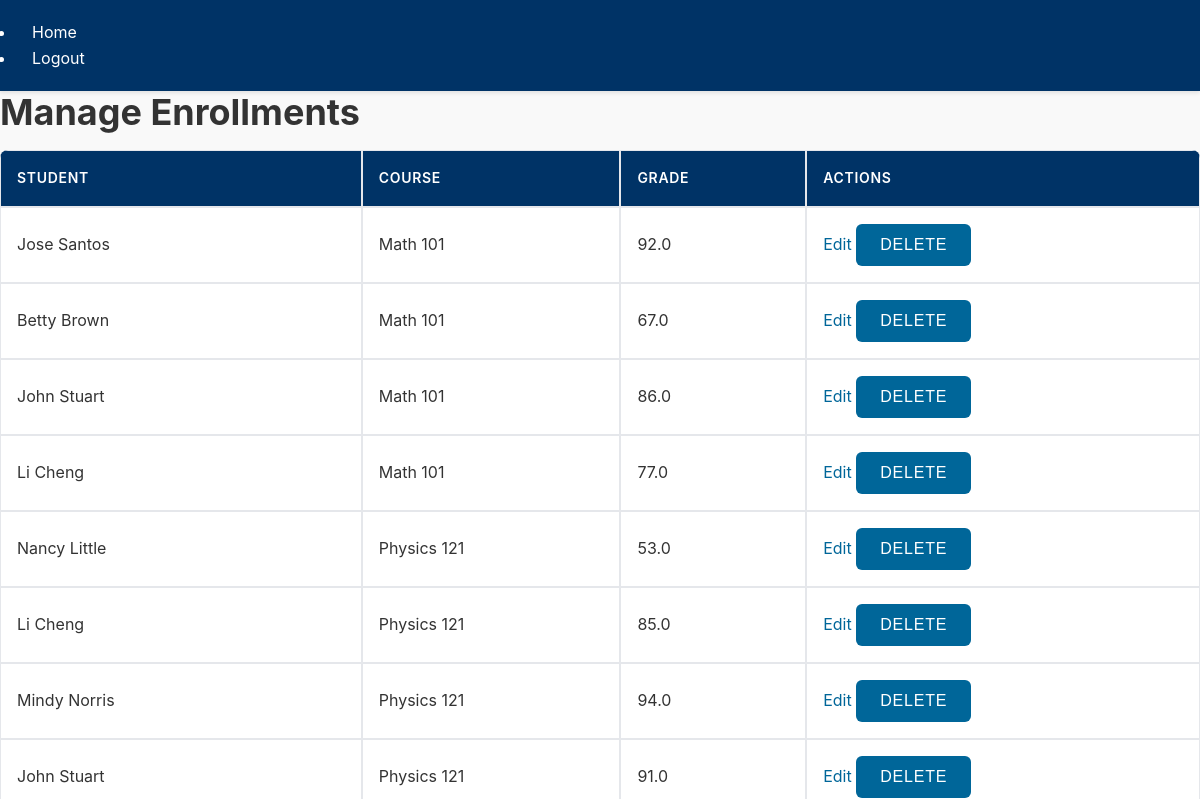
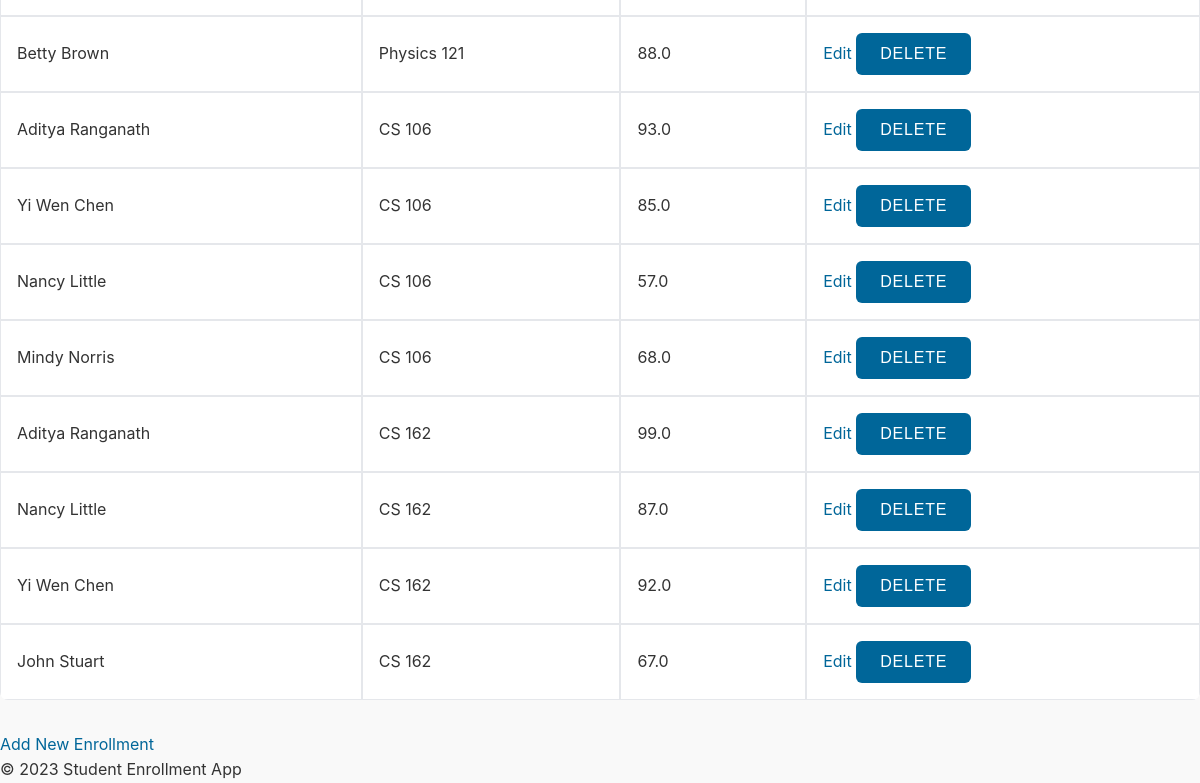
The page /admin/enrollments (signed in) on the database as committed earlier (2 pictures, top to bottom).
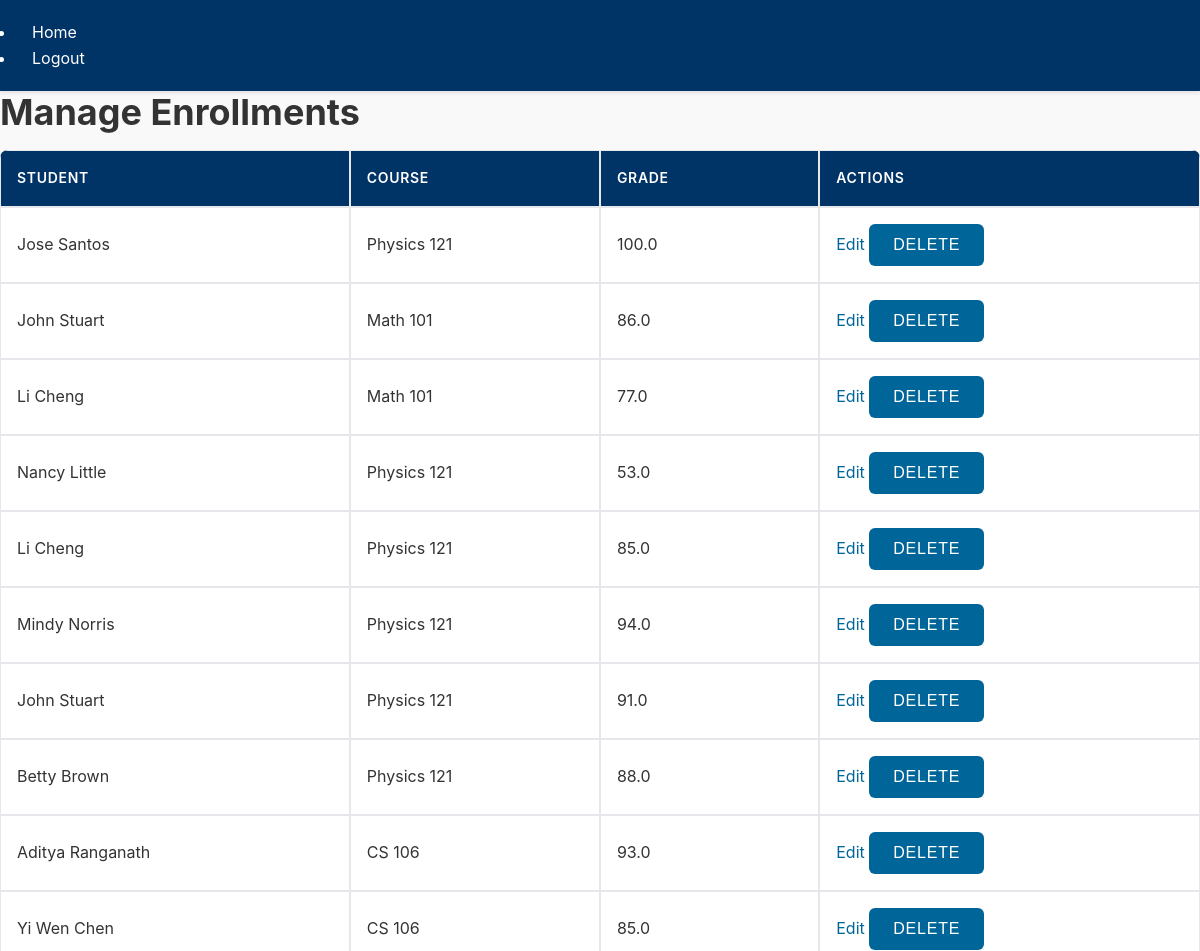
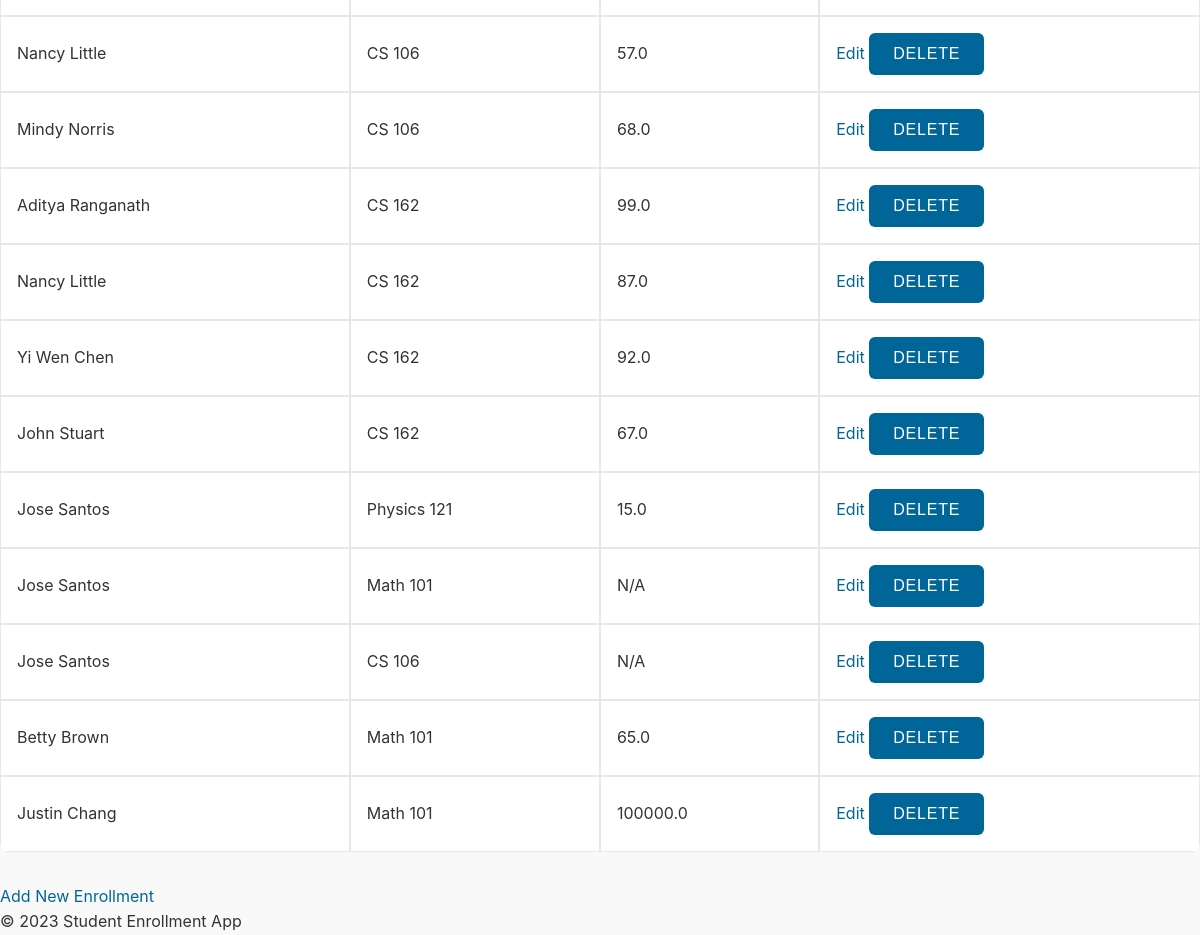
The same page on the database as committed later (2 pictures, top to bottom).
### app/models.py (models this page shows, shortened)
class Enrollment(db.Model):
    id = db.Column(db.Integer, primary_key=True)
    student_id = db.Column(db.Integer, db.ForeignKey('user.id'), nullable=False)
    course_id = db.Column(db.Integer, db.ForeignKey('course.id'), nullable=False)
    grade = db.Column(db.Float)
    course = db.relationship('Course', back_populates='enrollments')

class User(UserMixin, db.Model):
    id = db.Column(db.Integer, primary_key=True)
    username = db.Column(db.String(64), index=True, unique=True, nullable=False)
    email = db.Column(db.String(120), index=True, unique=True, nullable=False)
    password_hash = db.Column(db.String(128), nullable=False)
    role = db.Column(db.String(20), nullable=False)  # student, teacher, or admin
    enrollments = db.relationship('Enrollment', backref='student', lazy='dynamic')

class Course(db.Model):
    id = db.Column(db.Integer, primary_key=True)
    name = db.Column(db.String(120), index=True, unique=True, nullable=False)
    capacity = db.Column(db.Integer, nullable=False)
    teacher_id = db.Column(db.Integer, db.ForeignKey('user.id'), nullable=False)  # Link to the teacher
    teacher = db.relationship('User', backref='courses')  # Backref to access courses taught by the teacher
    enrollments = db.relationship('Enrollment', back_populates='course', lazy='dynamic')

### app/routes.py (the view)
    @app.route('/admin/enrollments')
    @login_required
    def admin_enrollments():
        if admin_required(): return admin_required()
        enrollments = Enrollment.query.all()
        return render_template('admin/enrollments.html', enrollments=enrollments)

### app/__init__.py (called while the page is built)
def create_app():
    app = Flask(__name__)
    app.config.from_object(Config)
    db.init_app(app)
    login_manager.init_app(app)
    admin.name = 'Admin Mode'
    admin.url = '/admin_panel'
    admin.init_app(app)
    with app.app_context():
        from app.models import User, Course, Enrollment
        admin.add_view(ModelView(User, db.session))
        admin.add_view(ModelView(Course, db.session))
        admin.add_view(ModelView(Enrollment, db.session))
        db.create_all()
    from app.routes import init_routes
    init_routes(app)
    @login_manager.user_loader
    def load_user(user_id):
        return User.query.get(int(user_id))
    return app

### app/templates/admin/enrollments.html
{% extends 'base.html' %}
{% block content %}
<h1>Manage Enrollments</h1>
<table>
    <thead>
        <tr>
            <th>Student</th>
            <th>Course</th>
            <th>Grade</th>
            <th>Actions</th>
        </tr>
    </thead>
    <tbody>
        {% for enrollment in enrollments %}
        <tr>
            <td>{{ enrollment.student.username }}</td>
            <td>{{ enrollment.course.name }}</td>
            <td>{{ enrollment.grade or 'N/A' }}</td>
            <td>
                <a href="{{ url_for('admin_edit_enrollment', enrollment_id=enrollment.id) }}">Edit</a>
                <form action="{{ url_for('admin_delete_enrollment', enrollment_id=enrollment.id) }}" method="post" style="display:inline;">
                    <button type="submit" onclick="return confirm('Are you sure you want to delete this enrollment?');">Delete</button>
                </form>
            </td>
        </tr>
        {% endfor %}
    </tbody>
</table>
<a href="{{ url_for('admin_new_enrollment') }}">Add New Enrollment</a>
{% endblock %}

### app/templates/base.html (shortened to what this page needs)
<!DOCTYPE html>
<html>
  <head>
    <link rel="stylesheet" href="{{ url_for('static', filename='base.css') }}">
  </head>
  <body>
    <header>
      <nav>
        <ul>
          <li><a href="{{ url_for('index') }}">Home</a></li>
          {% if current_user.is_authenticated %}
            <li><a href="{{ url_for('logout') }}">Logout</a></li>
          {% else %}
            <li><a href="{{ url_for('login') }}">Login</a></li>
          {% endif %}
        </ul>
      </nav>
    </header>
    <main>
      <section class="main-content">
        {% block content %}{% endblock %}
      </section>
    </main>
    <footer>
      <p>&copy; 2023 Student Enrollment App</p>
    </footer>
  </body>
</html>

### app/static/base.css (style rules this page uses)
*, *::before, *::after { box-sizing: border-box; margin: 0; padding: 0; }
body { font-family: 'Inter', system-ui, -apple-system, sans-serif; margin: 0; padding: 0; background-color: #f9f9f9; color: #333; line-height: 1.6; min-height: 100vh; }
h1, h2, h3, h4, h5, h6 { margin-bottom: 1rem; line-height: 1.2; }
h1 { font-size: 2.25rem; }
header { background-color: #003366; color: white; padding: 1.25rem 0; box-shadow: 0 2px 4px rgba(0, 0, 0, 0.1); }
header nav { max-width: 1200px; margin: 0 auto; padding: 0 1rem; display: flex; justify-content: space-between; align-items: center; }
nav a { color: white; text-decoration: none; padding: 0.5rem 1rem; border-radius: 4px; transition: background-color 0.2s; }
table { width: 100%; border-collapse: separate; border-spacing: 0; margin-bottom: 2rem; background-color: #ffffff; border-radius: 8px; overflow: hidden; }
table th, table td { border: 1px solid #e5e7eb; padding: 1rem; text-align: left; }
table th { background-color: #003366; color: white; font-weight: 600; text-transform: uppercase; letter-spacing: 0.05em; font-size: 0.875rem; }
form { max-width: 500px; margin: 0 auto; }
button, .btn { display: inline-block; background-color: #006699; color: white; border: none; border-radius: 6px; padding: 0.75rem 1.5rem; cursor: pointer; font-size: 1rem; font-weight: 500; text-transform: uppercase; letter-spacing: 0.05em; transition: all 0.2s; }
a { color: #006699; text-decoration: none; transition: color 0.2s; }

Rows that differ between the two databases and show on the page:
removed Enrollment: student.username "Jose Santos", course.name "Math 101", grade "92.0"
changed Enrollment (number 1 of 21 on the later page): student.username "Betty Brown" → "Jose Santos"; course.name "Math 101" → "Physics 121"; grade "67.0" → "100.0"
added Enrollment: student.username "Jose Santos", course.name "Physics 121", grade "15.0"
added Enrollment: student.username "Jose Santos", course.name "Math 101", grade "N/A"
added Enrollment: student.username "Jose Santos", course.name "CS 106", grade "N/A"
added Enrollment: student.username "Betty Brown", course.name "Math 101", grade "65.0"
added Enrollment: student.username "Justin Chang", course.name "Math 101", grade "100000.0"
